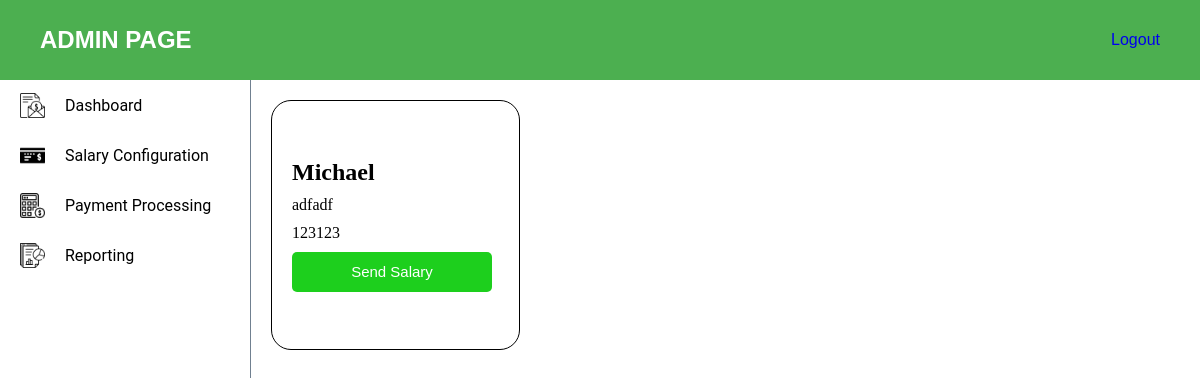
/payment-proc, run on an earlier commit of the app's database.
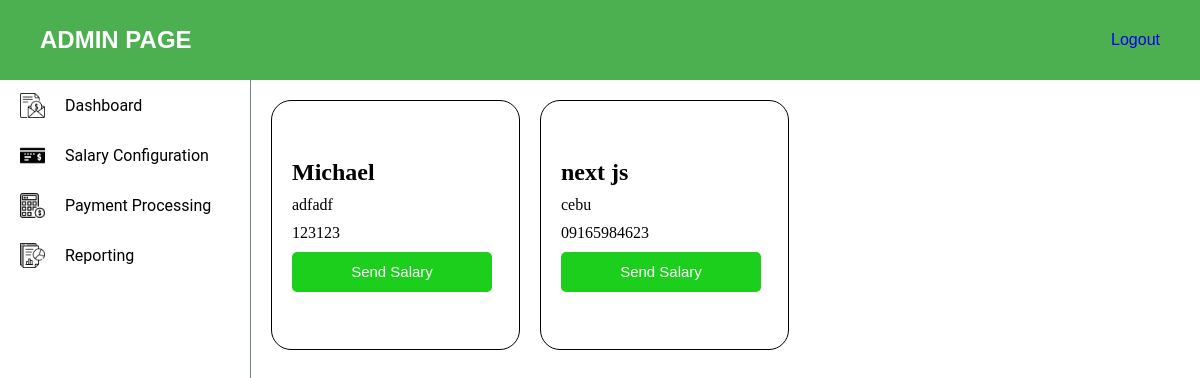
And on a later commit of the database.
### myapp/models.py (models this page shows, shortened)
class Employee(AbstractUser):
    name = models.CharField(max_length=255)
    email = models.EmailField()
    contact = models.CharField(max_length=15)
    address = models.TextField()
    username = models.CharField(max_length=255, unique=True)
    password = models.CharField(max_length=128)
    groups = models.ManyToManyField('auth.Group', related_name='employee_groups', blank=True)
    user_permissions = models.ManyToManyField('auth.Permission', related_name='employee_permissions', blank=True)

### myapp/views.py (the view)
# urls.py: path("payment-proc", views.payment_proc, name="payment_proc"),
def payment_proc(request):
    employees = Employee.objects.all()
    return render(request, "admin-view/payment-proc/payment-proc.html", {
        'employees' : employees
    })

### myapp/templates/admin-view/payment-proc/payment-proc.html (shortened to what this page needs)
{% load static %}
<!DOCTYPE html>
<html lang="en">
<head>
    <link rel="stylesheet" href="{% static 'css/navbar.css' %}">
    <link rel="stylesheet" href="{% static 'css/admin.css' %}">
    <link rel="stylesheet" href="{% static 'css/payment-proc.css' %}">
</head>
<body>
    <div class="admin-header">
        <h2>ADMIN PAGE</h2>
        <a href="{% url 'user_login' %}">Logout</a>
    </div>
    <div class="page-content">
        <aside class="aside-content">
            <ul class="aside-nav">
                <a class="aside-nav-items" href="{% url 'admin_view' %}">
                    <img class="sidenav-logo" src="{% static 'images/salary.png' %}" alt="logo">
                    Dashboard
                </a>
                <a class="aside-nav-items" href="{% url 'salary_config' %}">
                    <img class="sidenav-logo" src="{% static 'images/bank-check.png' %}" alt="logo">
                    Salary Configuration
                </a>
                <a class="aside-nav-items" href="{% url 'payment_proc' %}">
                    <img class="sidenav-logo" src="{% static 'images/calculator.png' %}" alt="logo">
                    Payment Processing
                </a>
                <a class="aside-nav-items" href="{% url 'reporting' %}">
                    <img class="sidenav-logo" src="{% static 'images/report.png' %}" alt="logo">
                    Reporting
                </a>
            </ul>
        </aside>
        <section class="admin-content">
            <div class="payment-proc">
                <div class="card-container">
                    {% for employee in employees %}
                        <div class="card-content">
                            <h1>{{ employee.name }}</h1>
                            <p>{{ employee.address }}</p>
                            <p>{{ employee.contact }}</p>
                            <button>Send Salary</button>
                        </div>
                    {% endfor %}
                </div>
            </div>
        </section>
    </div>
</body>
</html>

What changed in the data, as far as the page shows it:
added Employee: name "next js", address "cebu", contact "09165984623"
